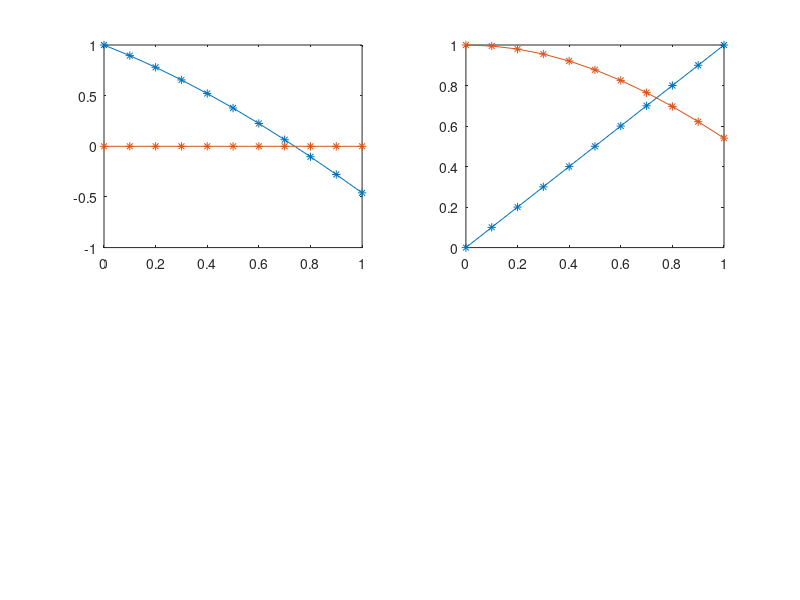

Source code (MATLAB):
subplot( 2, 2, 1 )
x = [ 0: 0.1: 1 ];
y = cos( x ) - x;
plot( x, y, '-*' )
hold on;

y = 0 .* x
plot( x, y, '-*' )
hold on;

subplot( 2, 2, 2 );
y = x;
plot( x, y, '-*' )

hold on;
y = cos( x );
plot( x, y, '-*' )